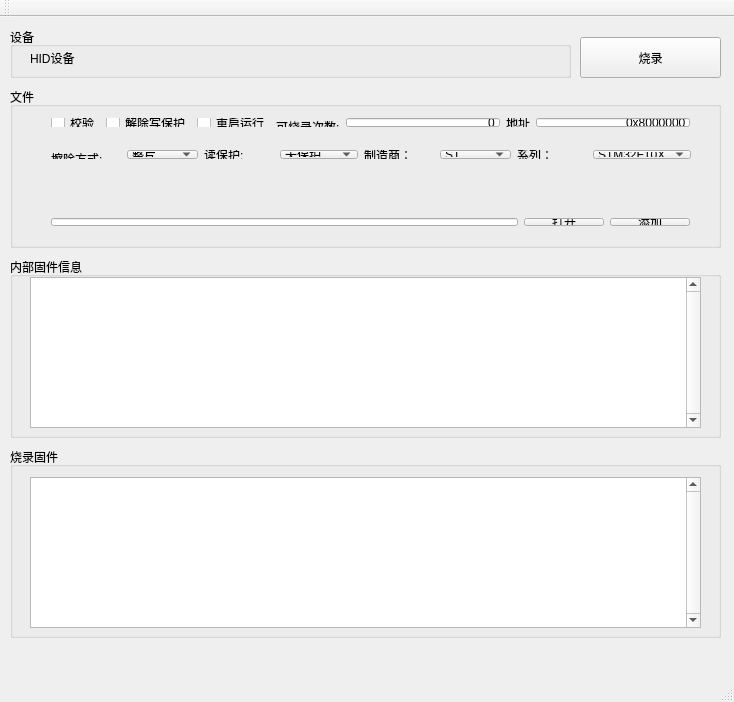
<?xml version="1.0" encoding="UTF-8"?>
<ui version="4.0">
 <class>MainWindow</class>
 <widget class="QMainWindow" name="MainWindow">
  <property name="geometry">
   <rect>
    <x>0</x>
    <y>0</y>
    <width>734</width>
    <height>702</height>
   </rect>
  </property>
  <property name="windowTitle">
   <string>MainWindow</string>
  </property>
  <widget class="QWidget" name="centralWidget">
   <widget class="QGroupBox" name="groupBox">
    <property name="geometry">
     <rect>
      <x>10</x>
      <y>10</y>
      <width>561</width>
      <height>51</height>
     </rect>
    </property>
    <property name="title">
     <string>设备</string>
    </property>
    <widget class="QLabel" name="labDeviceName">
     <property name="geometry">
      <rect>
       <x>20</x>
       <y>10</y>
       <width>271</width>
       <height>41</height>
      </rect>
     </property>
     <property name="text">
      <string>HID设备</string>
     </property>
    </widget>
   </widget>
   <widget class="QGroupBox" name="groupBox_2">
    <property name="geometry">
     <rect>
      <x>10</x>
      <y>70</y>
      <width>711</width>
      <height>161</height>
     </rect>
    </property>
    <property name="title">
     <string>文件</string>
    </property>
    <widget class="QWidget" name="layoutWidget">
     <property name="geometry">
      <rect>
       <x>30</x>
       <y>20</y>
       <width>661</width>
       <height>31</height>
      </rect>
     </property>
     <layout class="QGridLayout" name="gridLayout">
      <item row="0" column="0">
       <widget class="QCheckBox" name="cbIsCheckCRC">
        <property name="text">
         <string>校验</string>
        </property>
       </widget>
      </item>
      <item row="0" column="1">
       <widget class="QCheckBox" name="cbAutoUnLockReadFlag">
        <property name="text">
         <string>解除写保护</string>
        </property>
       </widget>
      </item>
      <item row="0" column="2">
       <widget class="QCheckBox" name="cbAutoResetAndRun">
        <property name="text">
         <string>重启运行</string>
        </property>
       </widget>
      </item>
      <item row="0" column="3">
       <widget class="QLabel" name="labBurnTimes">
        <property name="text">
         <string>&lt;html&gt;&lt;head/&gt;&lt;body&gt;&lt;p&gt;可烧录次数:&lt;/p&gt;&lt;/body&gt;&lt;/html&gt;</string>
        </property>
       </widget>
      </item>
      <item row="0" column="4">
       <widget class="QLineEdit" name="txtTimes">
        <property name="layoutDirection">
         <enum>Qt::LeftToRight</enum>
        </property>
        <property name="text">
         <string>0</string>
        </property>
        <property name="alignment">
         <set>Qt::AlignRight|Qt::AlignTrailing|Qt::AlignVCenter</set>
        </property>
       </widget>
      </item>
      <item row="0" column="5">
       <widget class="QLabel" name="label">
        <property name="text">
         <string>地址</string>
        </property>
       </widget>
      </item>
      <item row="0" column="6">
       <widget class="QLineEdit" name="txtDestAddr">
        <property name="text">
         <string>0x8000000</string>
        </property>
        <property name="alignment">
         <set>Qt::AlignRight|Qt::AlignTrailing|Qt::AlignVCenter</set>
        </property>
       </widget>
      </item>
     </layout>
    </widget>
    <widget class="QWidget" name="layoutWidget">
     <property name="geometry">
      <rect>
       <x>30</x>
       <y>52</y>
       <width>662</width>
       <height>31</height>
      </rect>
     </property>
     <layout class="QGridLayout" name="gridLayout_2">
      <item row="0" column="0">
       <widget class="QLabel" name="label_2">
        <property name="text">
         <string>&lt;html&gt;&lt;head/&gt;&lt;body&gt;&lt;p&gt;擦除方式:&lt;/p&gt;&lt;/body&gt;&lt;/html&gt;</string>
        </property>
       </widget>
      </item>
      <item row="0" column="1">
       <widget class="QComboBox" name="cmbEraseWay">
        <item>
         <property name="text">
          <string>整片</string>
         </property>
        </item>
        <item>
         <property name="text">
          <string>扇区</string>
         </property>
        </item>
       </widget>
      </item>
      <item row="0" column="2">
       <widget class="QLabel" name="label_4">
        <property name="text">
         <string>读保护:</string>
        </property>
       </widget>
      </item>
      <item row="0" column="3">
       <widget class="QComboBox" name="cmbReadProtectLevel">
        <item>
         <property name="text">
          <string>无保护</string>
         </property>
        </item>
        <item>
         <property name="text">
          <string>存储器</string>
         </property>
        </item>
        <item>
         <property name="text">
          <string>芯片保护</string>
         </property>
        </item>
       </widget>
      </item>
      <item row="0" column="6">
       <widget class="QLabel" name="label_5">
        <property name="text">
         <string>系列：</string>
        </property>
       </widget>
      </item>
      <item row="0" column="4">
       <widget class="QLabel" name="label_3">
        <property name="text">
         <string>制造商：</string>
        </property>
       </widget>
      </item>
      <item row="0" column="5">
       <widget class="QComboBox" name="cmbManufacturer">
        <item>
         <property name="text">
          <string>ST</string>
         </property>
        </item>
        <item>
         <property name="text">
          <string>GD</string>
         </property>
        </item>
        <item>
         <property name="text">
          <string>NXP</string>
         </property>
        </item>
       </widget>
      </item>
      <item row="0" column="7">
       <widget class="QComboBox" name="cmbSeries">
        <item>
         <property name="text">
          <string>STM32F10X</string>
         </property>
        </item>
        <item>
         <property name="text">
          <string>STM32F20X</string>
         </property>
        </item>
        <item>
         <property name="text">
          <string>STM32F30X</string>
         </property>
        </item>
        <item>
         <property name="text">
          <string>STM32F40X</string>
         </property>
        </item>
       </widget>
      </item>
     </layout>
    </widget>
    <widget class="QWidget" name="layoutWidget">
     <property name="geometry">
      <rect>
       <x>30</x>
       <y>120</y>
       <width>661</width>
       <height>30</height>
      </rect>
     </property>
     <layout class="QGridLayout" name="gridLayout_4">
      <item row="0" column="0">
       <widget class="QLineEdit" name="txtFilePath"/>
      </item>
      <item row="0" column="1">
       <widget class="QPushButton" name="btnOpenFile">
        <property name="text">
         <string>打开</string>
        </property>
       </widget>
      </item>
      <item row="0" column="2">
       <widget class="QPushButton" name="btnAddToList">
        <property name="text">
         <string>添加</string>
        </property>
       </widget>
      </item>
     </layout>
    </widget>
   </widget>
   <widget class="QGroupBox" name="groupBox_3">
    <property name="geometry">
     <rect>
      <x>10</x>
      <y>240</y>
      <width>711</width>
      <height>181</height>
     </rect>
    </property>
    <property name="title">
     <string>内部固件信息</string>
    </property>
    <widget class="QTableView" name="tvFLashRead">
     <property name="geometry">
      <rect>
       <x>20</x>
       <y>20</y>
       <width>671</width>
       <height>151</height>
      </rect>
     </property>
     <property name="verticalScrollBarPolicy">
      <enum>Qt::ScrollBarAlwaysOn</enum>
     </property>
    </widget>
   </widget>
   <widget class="QGroupBox" name="groupBox_4">
    <property name="geometry">
     <rect>
      <x>10</x>
      <y>430</y>
      <width>711</width>
      <height>191</height>
     </rect>
    </property>
    <property name="title">
     <string>烧录固件</string>
    </property>
    <widget class="QTableView" name="tvFashWirte">
     <property name="geometry">
      <rect>
       <x>20</x>
       <y>30</y>
       <width>671</width>
       <height>151</height>
      </rect>
     </property>
     <property name="verticalScrollBarPolicy">
      <enum>Qt::ScrollBarAlwaysOn</enum>
     </property>
    </widget>
   </widget>
   <widget class="QPushButton" name="btnBurnInFlash">
    <property name="geometry">
     <rect>
      <x>580</x>
      <y>20</y>
      <width>141</width>
      <height>41</height>
     </rect>
    </property>
    <property name="text">
     <string>烧录</string>
    </property>
   </widget>
  </widget>
  <widget class="QMenuBar" name="menuBar">
   <property name="geometry">
    <rect>
     <x>0</x>
     <y>0</y>
     <width>734</width>
     <height>26</height>
    </rect>
   </property>
  </widget>
  <widget class="QToolBar" name="mainToolBar">
   <attribute name="toolBarArea">
    <enum>TopToolBarArea</enum>
   </attribute>
   <attribute name="toolBarBreak">
    <bool>false</bool>
   </attribute>
  </widget>
  <widget class="QStatusBar" name="statusBar"/>
 </widget>
 <layoutdefault spacing="6" margin="11"/>
 <resources/>
 <connections/>
</ui>
